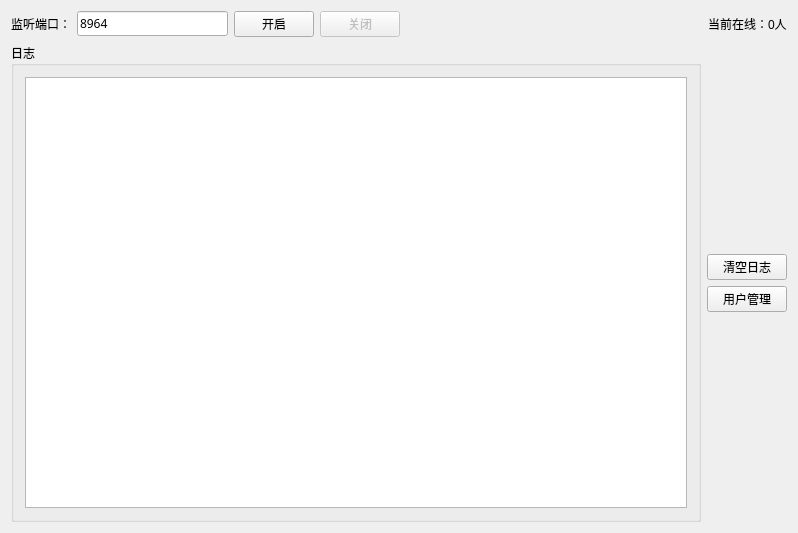
<?xml version="1.0" encoding="UTF-8"?>
<ui version="4.0">
 <class>MainWindow</class>
 <widget class="QMainWindow" name="MainWindow">
  <property name="geometry">
   <rect>
    <x>0</x>
    <y>0</y>
    <width>798</width>
    <height>533</height>
   </rect>
  </property>
  <property name="windowTitle">
   <string>MainWindow</string>
  </property>
  <widget class="QWidget" name="centralWidget">
   <layout class="QGridLayout" name="gridLayout">
    <item row="0" column="0" colspan="2">
     <layout class="QHBoxLayout" name="horizontalLayout">
      <item>
       <widget class="QLabel" name="label">
        <property name="font">
         <font>
          <family>微软雅黑</family>
         </font>
        </property>
        <property name="text">
         <string>监听端口：</string>
        </property>
       </widget>
      </item>
      <item>
       <widget class="QLineEdit" name="lineEdit">
        <property name="font">
         <font>
          <family>微软雅黑</family>
         </font>
        </property>
        <property name="text">
         <string>8964</string>
        </property>
       </widget>
      </item>
      <item>
       <widget class="QPushButton" name="pushButton">
        <property name="font">
         <font>
          <family>微软雅黑</family>
         </font>
        </property>
        <property name="text">
         <string>开启</string>
        </property>
       </widget>
      </item>
      <item>
       <widget class="QPushButton" name="pushButton_2">
        <property name="enabled">
         <bool>false</bool>
        </property>
        <property name="font">
         <font>
          <family>微软雅黑</family>
         </font>
        </property>
        <property name="text">
         <string>关闭</string>
        </property>
       </widget>
      </item>
      <item>
       <spacer name="horizontalSpacer">
        <property name="font">
         <font>
          <family>微软雅黑</family>
         </font>
        </property>
        <property name="orientation">
         <enum>Qt::Horizontal</enum>
        </property>
        <property name="sizeHint" stdset="0">
         <size>
          <width>40</width>
          <height>20</height>
         </size>
        </property>
       </spacer>
      </item>
      <item>
       <spacer name="horizontalSpacer_2">
        <property name="font">
         <font>
          <family>微软雅黑</family>
         </font>
        </property>
        <property name="orientation">
         <enum>Qt::Horizontal</enum>
        </property>
        <property name="sizeHint" stdset="0">
         <size>
          <width>40</width>
          <height>20</height>
         </size>
        </property>
       </spacer>
      </item>
      <item>
       <widget class="QLabel" name="label_2">
        <property name="text">
         <string>当前在线：0人</string>
        </property>
       </widget>
      </item>
     </layout>
    </item>
    <item row="1" column="0">
     <widget class="QGroupBox" name="groupBox">
      <property name="font">
       <font>
        <family>微软雅黑</family>
       </font>
      </property>
      <property name="title">
       <string>日志</string>
      </property>
      <layout class="QHBoxLayout" name="horizontalLayout_2">
       <item>
        <widget class="QTextEdit" name="textEdit">
         <property name="font">
          <font>
           <family>微软雅黑</family>
          </font>
         </property>
         <property name="readOnly">
          <bool>true</bool>
         </property>
         <property name="overwriteMode">
          <bool>false</bool>
         </property>
        </widget>
       </item>
      </layout>
     </widget>
    </item>
    <item row="1" column="1">
     <layout class="QVBoxLayout" name="verticalLayout">
      <item>
       <spacer name="verticalSpacer">
        <property name="orientation">
         <enum>Qt::Vertical</enum>
        </property>
        <property name="sizeHint" stdset="0">
         <size>
          <width>20</width>
          <height>40</height>
         </size>
        </property>
       </spacer>
      </item>
      <item>
       <widget class="QPushButton" name="pushButton_4">
        <property name="font">
         <font>
          <family>微软雅黑</family>
         </font>
        </property>
        <property name="text">
         <string>清空日志</string>
        </property>
       </widget>
      </item>
      <item>
       <widget class="QPushButton" name="pushButton_3">
        <property name="font">
         <font>
          <family>微软雅黑</family>
         </font>
        </property>
        <property name="text">
         <string>用户管理</string>
        </property>
       </widget>
      </item>
      <item>
       <spacer name="verticalSpacer_2">
        <property name="orientation">
         <enum>Qt::Vertical</enum>
        </property>
        <property name="sizeHint" stdset="0">
         <size>
          <width>20</width>
          <height>40</height>
         </size>
        </property>
       </spacer>
      </item>
     </layout>
    </item>
   </layout>
  </widget>
  <widget class="QMenuBar" name="menuBar">
   <property name="geometry">
    <rect>
     <x>0</x>
     <y>0</y>
     <width>798</width>
     <height>26</height>
    </rect>
   </property>
  </widget>
 </widget>
 <layoutdefault spacing="6" margin="11"/>
 <resources/>
 <connections/>
</ui>
